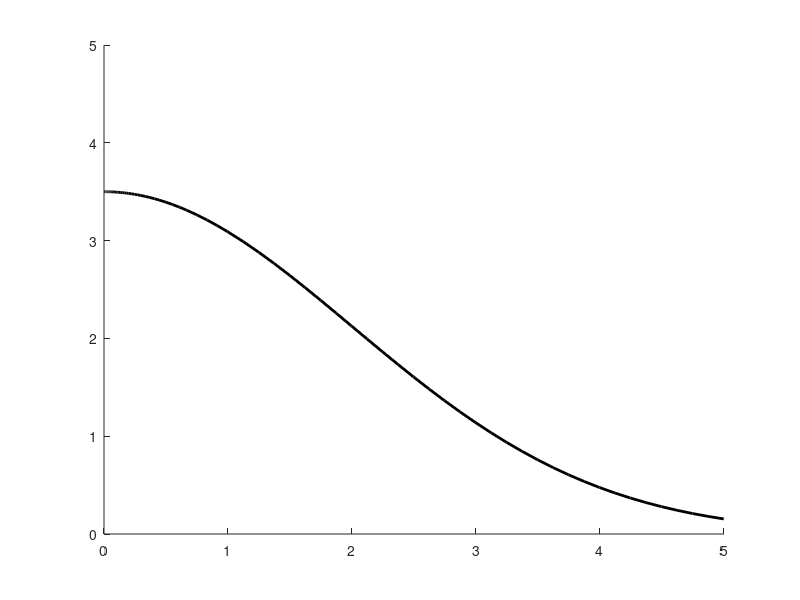

Here is the MATLAB script that generated this plot:
% Activity 6: solving first order differential equations. Such an equation
% is dy/dx=f(x,y) and the initial condition y(0)=y0.
% For simplicity, we don't plot the grid or the direction field.
% Here, the initial value problem is
% dy/dy=-xy/4, y(0)=3.5.

clc
clf
hold on
grid off

a=0; b=5; c=0; d=5;
x0=0; y0=3.5;

f=@(x,y)-x.*y./4;
[x,y] = ode45(f,[x0 b],y0)
plot(x,y,'linewidth',2,'color','black')

axis([a b c d])
